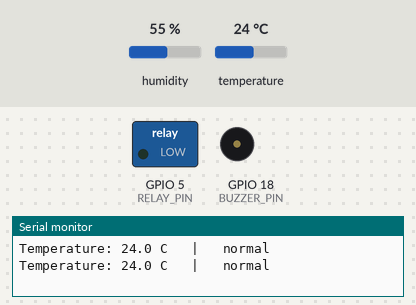
This sketch was run on a simulated ESP32. Shown: switched loads named in the sketch (green lamp = pin HIGH), buzzer (waves = sounding, pin HIGH), the last lines printed to the serial monitor. The test bench sets the inputs (shaded band); at power-on: temperature 24 °C, humidity 55 %.

Above: at 2.8 s.
2.9 s: temperature set to 27.4 °C
5.6 s: temperature set to 28.7 °C
At 7.4 s:
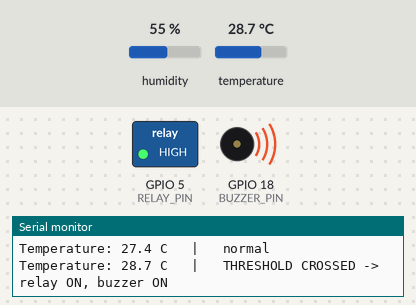
Timing chart, 0 to 8.9 s (numbered marks = the images above; inputs shaded):
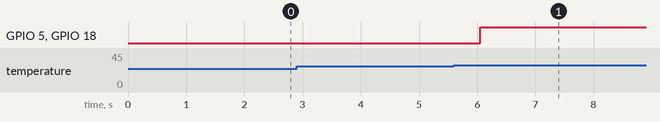

Measured:
- the behaviour switches between 28 and 28.1 °C on temperature (found by bisection; images 0 and 1)
- after the input at 5.6 s, GPIO 5 (RELAY_PIN), GPIO 18 (BUZZER_PIN): LOW → HIGH after 0.45 s

The sketch:

sketch.ino
```cpp
/*
  Lab 5 - Automation: threshold-triggered relay + buzzer

  This is "edge computing" made visible: the ESP32 decides on its own,
  right here, whether to switch on a relay and sound a buzzer - based on
  a temperature reading - with no cloud, no internet, no waiting for a
  server to answer.

  The relay stands in for any real-world appliance: a fan, a heater, an
  irrigation valve, a warning light. The LED wired through the relay's
  NO ("normally open") and COM pins represents that appliance switching on.
*/

#include "DHTesp.h"

const int DHT_PIN = 15;
const int RELAY_PIN = 5;
const int BUZZER_PIN = 18;

// The rule: if temperature goes above this, react.
const float TEMPERATURE_THRESHOLD_C = 28.0;

DHTesp dhtSensor;
bool alarmIsOn = false;

void setup() {
  Serial.begin(115200);
  dhtSensor.setup(DHT_PIN, DHTesp::DHT22);

  pinMode(RELAY_PIN, OUTPUT);
  pinMode(BUZZER_PIN, OUTPUT);
  digitalWrite(RELAY_PIN, LOW);
  digitalWrite(BUZZER_PIN, LOW);

  Serial.println("Lab 5 started.");
  Serial.print("Rule: if temperature > ");
  Serial.print(TEMPERATURE_THRESHOLD_C);
  Serial.println(" C, switch on the relay and buzzer.");
  Serial.println("Click the DHT22 sensor and raise the temperature slider to test it.");
}

void loop() {
  TempAndHumidity data = dhtSensor.getTempAndHumidity();

  Serial.print("Temperature: ");
  Serial.print(data.temperature, 1);
  Serial.print(" C   |   ");

  // ---- The automation rule ----
  if (data.temperature > TEMPERATURE_THRESHOLD_C) {
    digitalWrite(RELAY_PIN, HIGH);
    digitalWrite(BUZZER_PIN, HIGH);
    if (!alarmIsOn) {
      Serial.println("THRESHOLD CROSSED -> relay ON, buzzer ON");
      alarmIsOn = true;
    } else {
      Serial.println("(still above threshold)");
    }
  } else {
    digitalWrite(RELAY_PIN, LOW);
    digitalWrite(BUZZER_PIN, LOW);
    if (alarmIsOn) {
      Serial.println("back to normal -> relay OFF, buzzer OFF");
      alarmIsOn = false;
    } else {
      Serial.println("normal");
    }
  }

  delay(2000);
}
```
